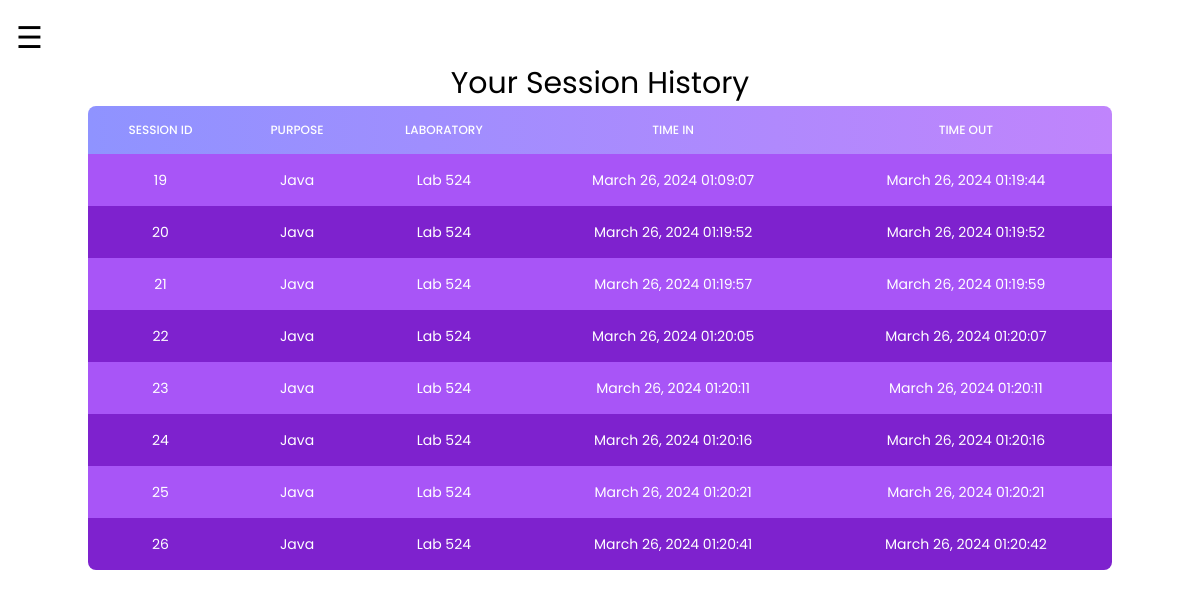
Screenshot of /history.php (signed in) with the database file from the repository.
### tables this page shows
CREATE TABLE `sessions` (
  `session_id` int(11) NOT NULL,
  `student_id` int(11) NOT NULL,
  `laboratory` varchar(254) NOT NULL,
  `purpose` varchar(254) NOT NULL,
  `time_in` datetime NOT NULL DEFAULT current_timestamp(),
  `time_out` datetime DEFAULT NULL
);

### history.php (the view, shortened to what this page needs)
<?php
include('connector.php');
$history = [];
$id = $_SESSION['id'];
$query = "SELECT * FROM sessions INNER JOIN student ON student.id = sessions.student_id WHERE time_out IS NOT NULL AND student.id = '$id' ORDER BY time_out asc";
$result = $connection->query($query);
if ($result->num_rows > 0) {
    while($row = $result->fetch_assoc()) {
        $history[] = $row;
    }
}
?>
<!DOCTYPE html>
<html>
<head>
<script src="https://cdn.tailwindcss.com"></script>
</head>
<body>
<div id="main">
<span style="font-size:30px;cursor:pointer" onclick="openNav()">&#9776;</span>
<div class="w-full flex items-center flex-col container mx-auto">
  <h1 style="text-align:center; font-size:30px; font-weight:strong">Your Session History</h1>
     <table id="oktable" class=" mb-10 w-full text-sm text-left rtl:text-right text-white rounded-lg overflow-hidden">
                <thead class="text-xs bg-gradient-to-l t to-[#8F93FF] from-purple-400 uppercase rounded-md">
                    <tr>
                        <th class="border px-4 py-4 font-medium border-none  text-center">SESSION ID</th>
                        <th class="border px-4 py-4 font-medium border-none  text-center">PURPOSE</th>
                        <th class="border px-4 py-4 font-medium border-none  text-center">LABORATORY</th>
                        <th class="border px-4 py-4 font-medium border-none  text-center">TIME IN</th>
                        <th class="border px-4 py-4 font-medium border-none  text-center">TIME OUT</th>
                    </tr>
                </thead>
                <tbody id="tbody" class="relative">
                <?php
            foreach ($history as $student) {
                   echo '<tr class="odd:bg-purple-500 bg-purple-700">
                                <td class="border px-4 py-4 border-none text-center text-xs md:text-sm text-white">'.$student['session_id'].'</td>
                                <td class="border px-4 py-4 border-none text-center text-xs md:text-sm text-white">'.$student['purpose'].'</td>
                                <td class="border px-4 py-4 border-none text-center text-xs md:text-sm text-white">'.$student['laboratory'].'</td>
                                <td class="border px-4 py-4 border-none text-center text-xs md:text-sm text-white">'.date('F j, Y H:i:s', strtotime($student['time_in'])).'</td>
                                <td class="border px-4 py-4 border-none text-center text-xs md:text-sm text-white">'.date('F j, Y H:i:s', strtotime($student['time_out'])).'</td></tr>
                                ';
                }
            ?>
                </tbody>
            </table>
</div>
<br>
</div>
</body>
</html>

### history.php (style rules this page uses)
body { font-family: "Poppins" , sans-serif; transition: background-color .5s; }
#main { transition: margin-left .5s; padding: 16px; }

### rows the page displays
sessions: session_id "19", purpose "Java", laboratory "Lab 524", time_in "March 26, 2024 01:09:07", time_out "March 26, 2024 01:19:44"
sessions: session_id "20", purpose "Java", laboratory "Lab 524", time_in "March 26, 2024 01:19:52", time_out "March 26, 2024 01:19:52"
sessions: session_id "21", purpose "Java", laboratory "Lab 524", time_in "March 26, 2024 01:19:57", time_out "March 26, 2024 01:19:59"
sessions: session_id "22", purpose "Java", laboratory "Lab 524", time_in "March 26, 2024 01:20:05", time_out "March 26, 2024 01:20:07"
sessions: session_id "23", purpose "Java", laboratory "Lab 524", time_in "March 26, 2024 01:20:11", time_out "March 26, 2024 01:20:11"
sessions: session_id "24", purpose "Java", laboratory "Lab 524", time_in "March 26, 2024 01:20:16", time_out "March 26, 2024 01:20:16"
sessions: session_id "25", purpose "Java", laboratory "Lab 524", time_in "March 26, 2024 01:20:21", time_out "March 26, 2024 01:20:21"
sessions: session_id "26", purpose "Java", laboratory "Lab 524", time_in "March 26, 2024 01:20:41", time_out "March 26, 2024 01:20:42"
